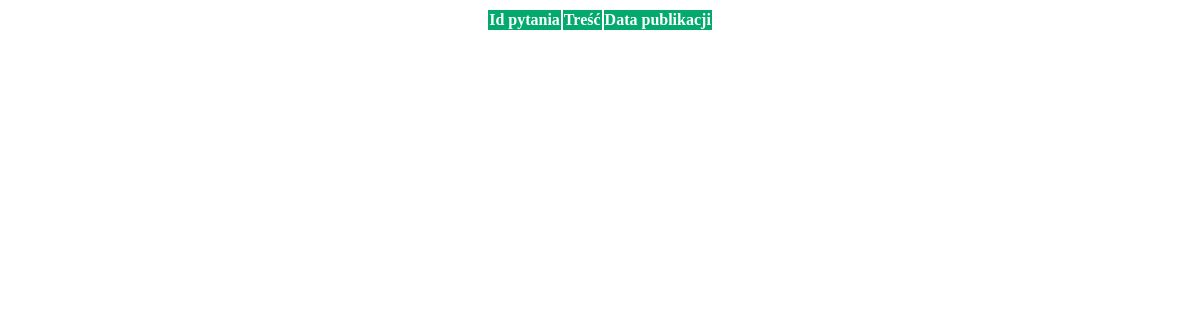
/polls/, run on an earlier commit of the app's database.
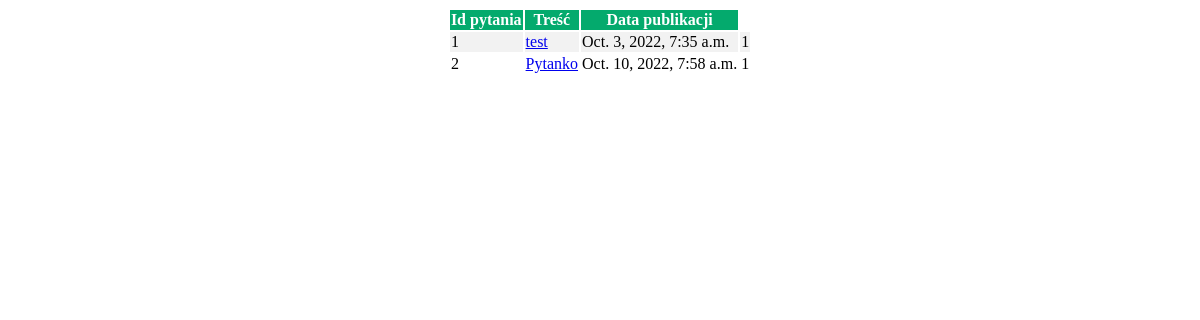
And on a later commit of the database.
### polls/models.py (models this page shows)
class Question(models.Model):
    question_text = models.CharField(max_length=200)
    pub_date = models.DateTimeField('date published')
    type = models.IntegerField(choices=QUESTION_TYPES, default=1)

### polls/views.py (the view)
# urls.py: path('', views.question_list, name='question_list'),
def question_list(request):
   questions = Question.objects.all()
   return render(request, 'polls/question_list.html', {'questions': questions})

### templates/polls/question_list.html
{% load static %}
<!DOCTYPE html>
<html>
<head>
    <link rel="stylesheet" href="{% static 'polls/style.css' %}">
</head>
<body>
<div>
    <table>
        <tr>
            <th>Id pytania</th>
            <th>Treść</th>
            <th>Data publikacji</th>
        </tr>
        {% for question in questions %}
            <tr>
                <td>{{ question.id }}</td>
                <td><a href="{% url 'polls:question_detail' question.id %}">
                {{ question.question_text }}</a>
                </td>
                <td>{{question.pub_date}}</td>
                <td>{{question.type}}</td>
            </tr>
        {% endfor %}
    </table>
</div>
</body>
</html>

### polls/static/polls/style.css (style rules this page uses)
tr:nth-child(even) { background-color: #f2f2f2; }
th { background-color: #04AA6D; color: white; }
table { margin-left: auto; margin-right: auto; }

What changed in the data, as far as the page shows it:
added Question: id "1", question_text "test", pub_date "Oct. 3, 2022, 7:35 a.m.", type "1"
added Question: id "2", question_text "Pytanko", pub_date "Oct. 10, 2022, 7:58 a.m.", type "1"
